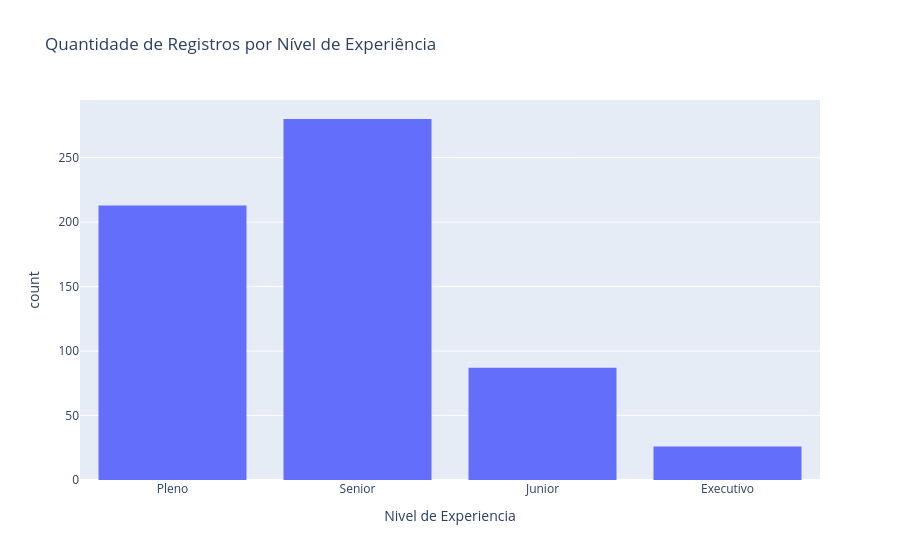

The notebook cell saved with this chart:
### Markdown cell above
### Análise de Outliers
Observamos no boxplot que existem salários acima de $400,000. Estes podem ser outliers ou cargos de alto nível (Executivos). Decidimos mantê-los pois são dados reais e importantes para a análise de mercado.

### Code cell
fig_salario_experiencia = px.histogram(df, x='Nivel de Experiencia', title='Quantidade de Registros por Nível de Experiência')
fig_salario_experiencia.show()

### Figure 1 — Plotly figure (JSON) as saved in the notebook; plotly's stock layout.template omitted (floating-point values rounded to 4 significant figures; data arrays with more than 128 entries replaced by an {"elided": "..."} marker saying what was removed)
{"data": [{"bingroup": "x", "hovertemplate": "Nivel de Experiencia=%{x}<br>count=%{y}<extra></extra>", "legendgroup": "", "marker": {"color": "#636efa", "pattern": {"shape": ""}}, "name": "", "orientation": "v", "showlegend": false, "type": "histogram", "x": {"elided": "606 str values"}, "xaxis": "x", "yaxis": "y"}], "layout": {"barmode": "relative", "legend": {"tracegroupgap": 0}, "title": {"text": "Quantidade de Registros por Nível de Experiência"}, "xaxis": {"anchor": "y", "domain": [0, 1], "title": {"text": "Nivel de Experiencia"}}, "yaxis": {"anchor": "x", "domain": [0, 1], "title": {"text": "count"}}}}
